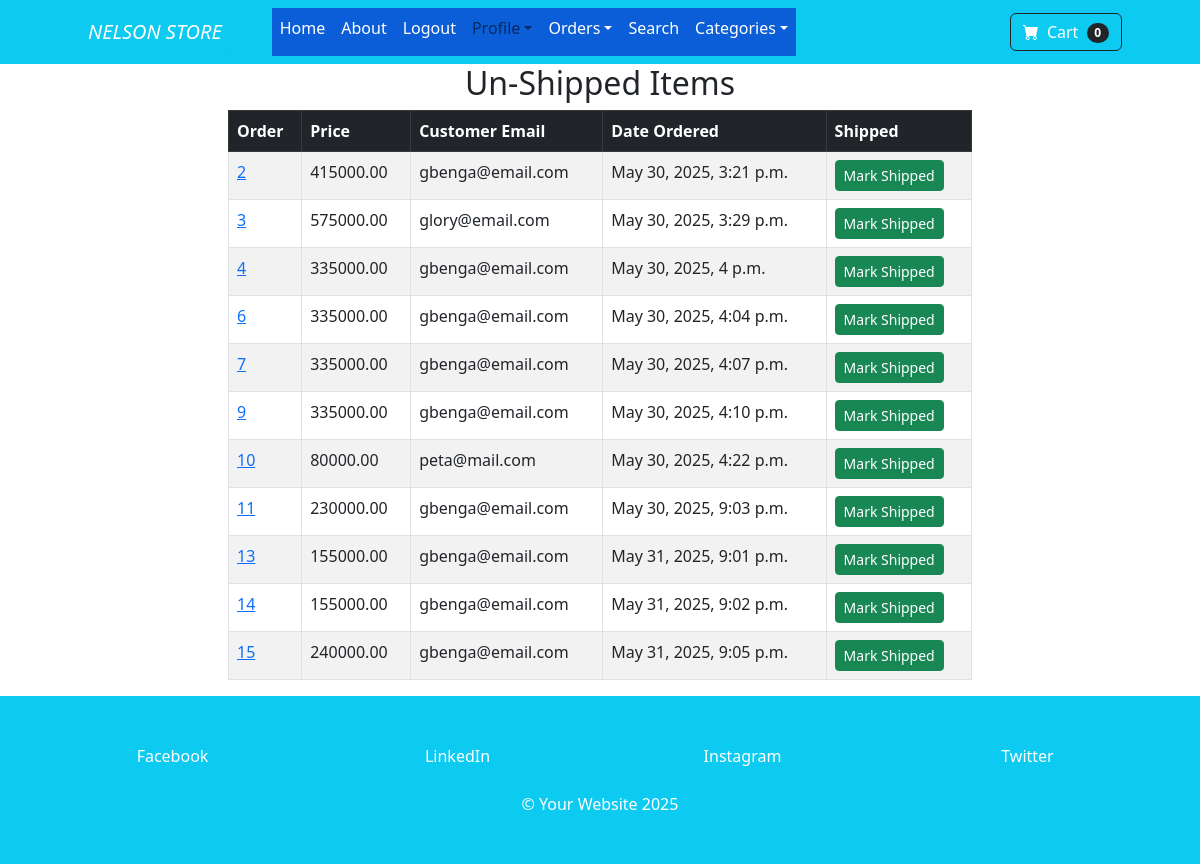
Screenshot of /payment/not_shipped_dash/ (signed in) with the database file from the repository.
### payment/models.py (models this page shows, shortened)
class Order(models.Model):
    user = models.ForeignKey(User, on_delete=models.CASCADE, null=True, blank=True)
    full_name = models.CharField(max_length=250)
    email = models.EmailField(max_length=250)
    shipping_address = models.TextField(max_length=1500)
    amount_paid = models.DecimalField(max_digits=10, decimal_places=2)
    date_ordered = models.DateTimeField(auto_now_add=True)
    shipped = models.BooleanField(default=False)
    date_shipped = models.DateTimeField(blank=True, null=True)

### payment/views.py (the view, shortened to what this page needs)
# urls.py: path('not_shipped_dash/', views.not_shipped_dash, name='not_shipped_dash'),
def not_shipped_dash(request):
    if request.user.is_authenticated and request.user.is_superuser:
        orders = Order.objects.filter(shipped=False)
        context = {'orders':orders}
        return render(request, "payment/not_shipped_dash.html", context)
    else:
        messages.success(request, 'Access Denied!')
        return redirect('home')

### cart/cart.py (called while the page is built)
    def __len__(self):
         return len(self.cart)

### cart/context_processors.py (called while the page is built)
def cart(request):
    return {'cart': Cart(request)}

### payment/templates/payment/not_shipped_dash.html (shortened to what this page needs)
{% extends 'base.html' %}
{% load static %}
{% block content %}
        <div class="container ">
            <div class="row">
                <center>
                    <div class="col-8">
                        <h2>Un-Shipped Items</h2>
                        <table class="table table-striped table-hover table-bordered">
                        <thead class="table-dark">
                            <tr>
                              <th scope="col">Order</th>
                              <th scope="col">Price</th>
                              <th scope="col">Customer Email</th>
                              <th scope="col">Date Ordered</th>
                              <th scope="col">Shipped</th>
                            </tr>
                          </thead>
                          <tbody>
                            {% for item in orders %}
                            <tr>
                                <td><a href="{% url 'orders' item.id %}">{{item.id}}</a></td>
                                <td>{{item.amount_paid}}</td>
                                <td>{{item.email}}</td>
                                <td>{{item.date_ordered}}</td>
                                <td>
                                 <form method="POST">
                              <button type="submit" class="btn btn-success btn-sm">Mark Shipped</button>
                            </form>
                                </td>
                            </tr>
                            {% endfor %}
                          </tbody>
                        </table>
                    </div>
                </center>
            </div>
        </div>
{% endblock %}

### rows the page displays
Order: id "2", amount_paid "415000.00", email "gbenga@email.com", date_ordered "May 30, 2025, 3:21 p.m."
Order: id "3", amount_paid "575000.00", email "glory@email.com", date_ordered "May 30, 2025, 3:29 p.m."
Order: id "4", amount_paid "335000.00", email "gbenga@email.com", date_ordered "May 30, 2025, 4 p.m."
Order: id "6", amount_paid "335000.00", email "gbenga@email.com", date_ordered "May 30, 2025, 4:04 p.m."
Order: id "7", amount_paid "335000.00", email "gbenga@email.com", date_ordered "May 30, 2025, 4:07 p.m."
Order: id "9", amount_paid "335000.00", email "gbenga@email.com", date_ordered "May 30, 2025, 4:10 p.m."
Order: id "10", amount_paid "80000.00", email "peta@mail.com", date_ordered "May 30, 2025, 4:22 p.m."
Order: id "11", amount_paid "230000.00", email "gbenga@email.com", date_ordered "May 30, 2025, 9:03 p.m."
Order: id "13", amount_paid "155000.00", email "gbenga@email.com", date_ordered "May 31, 2025, 9:01 p.m."
Order: id "14", amount_paid "155000.00", email "gbenga@email.com", date_ordered "May 31, 2025, 9:02 p.m."
Order: id "15", amount_paid "240000.00", email "gbenga@email.com", date_ordered "May 31, 2025, 9:05 p.m."

### other values shown
{{ cart|length }} "0"
